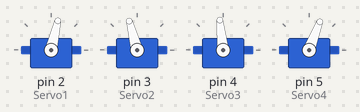
A sketch run on a simulated Arduino Uno, built with avr-gcc and run on an emulated ATmega328P. Shown: 4 × servo.

Above: at 0.05 s.
At 0.2 s:
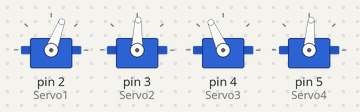
At 0.4 s:
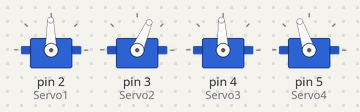
At 0.6 s:
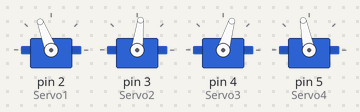
At 0.7 s:
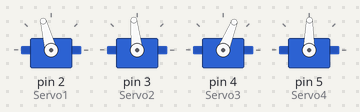
At 0.8 s:
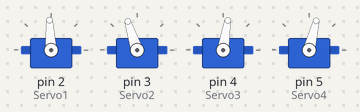
Timing chart, 0 to 3.0 s (numbered marks = the images above):
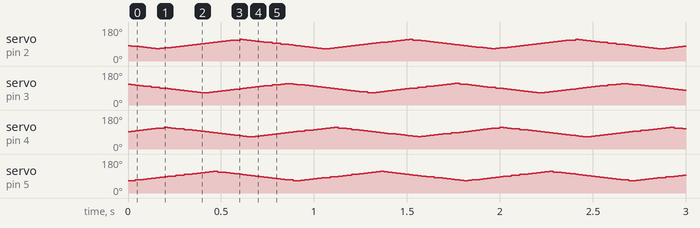

The sketch:

Code.ino
```cpp
//Forward motion
#include <Servo.h>
Servo Servo1, Servo2, Servo3,Servo4; // create servo object to control a servo
 int i, time ;
int pos1, pos2, pos3,pos4;
int pos1R, pos2R, pos3R,pos4R;
int phase=100;
int velocity=2000;
int maxDeflexion=25;
const int center1=90;
const int center2=90;
const int center3=90;
const int center4=90;//check
void setup()
{
Servo1.attach(2);
Servo2.attach(3);
Servo3.attach(4);
Servo4.attach(5);
}
 void loop()
{
 time=velocity/800;
for (i=0; i<360; i++) {
 pos1 = i+3*phase;
pos2 = i+2*phase;
pos3 = i+1*phase;
pos4 = i;
 if (pos1>359) pos1-=360;
if (pos2>359) pos2-=360;
if (pos3>359) pos3-=360;
if (pos4>359) pos4-=360;
 if (pos1>179) pos1=360-pos1;
if (pos2>179) pos2=360-pos2;
if (pos3>179) pos3=360-pos3;
if (pos4>179) pos4=360-pos4;
pos1R=map(pos1,0,180,center1-maxDeflexion,center1+maxDeflexion);
pos2R=map(pos2,0,180,center2-maxDeflexion,center2+maxDeflexion);
pos3R=map(pos3,0,180,center3-maxDeflexion,center3+maxDeflexion);
pos4R=map(pos4,0,180,center4-maxDeflexion,center4+maxDeflexion);
 Servo1.write(pos1R);
Servo2.write(pos2R);
Servo3.write(pos3R);
Servo4.write(pos4R);
delay(time);
}
}
```
